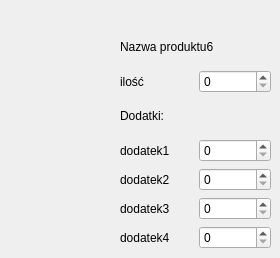
   <widget class="QWidget" name="page_6">
    <widget class="QWidget" name="layoutWidget_7">
     <property name="geometry">
      <rect>
       <x>120</x>
       <y>30</y>
       <width>151</width>
       <height>219</height>
      </rect>
     </property>
     <layout class="QVBoxLayout" name="verticalLayout_19">
      <item>
       <widget class="QLabel" name="label_127">
        <property name="text">
         <string>Nazwa produktu6</string>
        </property>
       </widget>
      </item>
      <item>
       <layout class="QHBoxLayout" name="horizontalLayout_91">
        <item>
         <widget class="QLabel" name="label_128">
          <property name="text">
           <string>ilość</string>
          </property>
         </widget>
        </item>
        <item>
         <widget class="QSpinBox" name="spinBox_91"/>
        </item>
       </layout>
      </item>
      <item>
       <widget class="QLabel" name="label_129">
        <property name="text">
         <string>Dodatki:</string>
        </property>
       </widget>
      </item>
      <item>
       <layout class="QHBoxLayout" name="horizontalLayout_92">
        <item>
         <widget class="QLabel" name="label_130">
          <property name="text">
           <string>dodatek1</string>
          </property>
         </widget>
        </item>
        <item>
         <widget class="QSpinBox" name="spinBox_92"/>
        </item>
       </layout>
      </item>
      <item>
       <layout class="QHBoxLayout" name="horizontalLayout_93">
        <item>
         <widget class="QLabel" name="label_131">
          <property name="text">
           <string>dodatek2</string>
          </property>
         </widget>
        </item>
        <item>
         <widget class="QSpinBox" name="spinBox_93"/>
        </item>
       </layout>
      </item>
      <item>
       <layout class="QHBoxLayout" name="horizontalLayout_94">
        <item>
         <widget class="QLabel" name="label_132">
          <property name="text">
           <string>dodatek3</string>
          </property>
         </widget>
        </item>
        <item>
         <widget class="QSpinBox" name="spinBox_94"/>
        </item>
       </layout>
      </item>
      <item>
       <layout class="QHBoxLayout" name="horizontalLayout_95">
        <item>
         <widget class="QLabel" name="label_133">
          <property name="text">
           <string>dodatek4</string>
          </property>
         </widget>
        </item>
        <item>
         <widget class="QSpinBox" name="spinBox_95"/>
        </item>
       </layout>
      </item>
     </layout>
    </widget>
   </widget>
